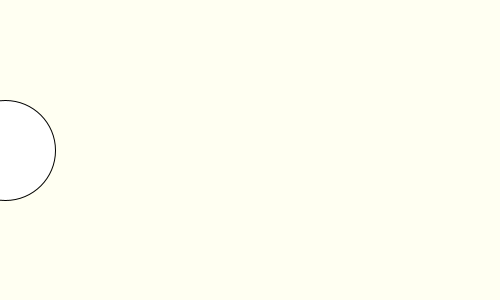
Frame 1 (no input)
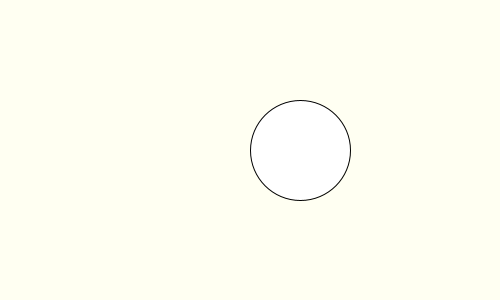
Frame 60 (the mouse pressed at the canvas centre just before this capture)
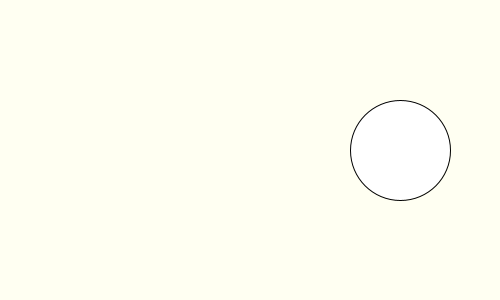
Frame 120 (the mouse held since frame 60 and released just before this capture)

The Processing sketch that drew these frames (run headless with seeded random() and noise(); from frame 60 on, the mouse is pressed at the canvas centre):

// Processing sketch: week13_2_animated_background_frameCount_x
// ── week13_2_animated_background_frameCount_x.pde
void setup() {
  size(500, 300);//寬度是500，兩倍是1000
}
void draw() {
  background(#FFFFF2);
  float x = (frameCount*5 %1000);
  if (x>500) x=1000-x;
  ellipse(x, 150, 100, 100);
}
